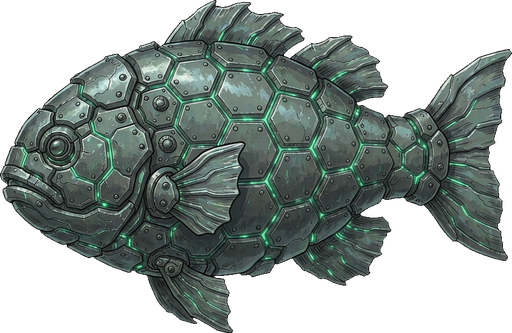
#> input picture cocos/assets/resources/fish/armor.png, 512 x 333 px
$ python thin_fish.py ../cocos/assets/resources/fish/armor.png --out out.png
#> lines starting #> are read from the running program, lines starting #| are printed output that depends on the picture; after the words box and inside, x2 and y2 are one past the last pixel; in counts of white or black regions, pixels touching at a corner belong together
#!/usr/bin/env python
# -*- coding: utf-8 -*-
"""
背景鱼**减密**：把已经出好的一张 env 图里的小鱼（不是动态敌人，是烘进背景图的）
按"保留 N 条"的要求去掉一部分，**其余像素一个不动**。

为什么要在图上做，而不是重出：
  用户定的是「v4b + 背景鱼稀疏点 + 保持和现存图一致」⇒ 这是**定稿上的密度调整**，
  不是重画。重出会把构图/配色/曝光全部换一遍，等于推翻刚拍板的版本。

做法（全部纯 numpy + PIL，不依赖 cv2/scipy）：
  1. 灰度 → **分块中值**估"水背底"（块 24px：水是低频的，鱼是高频的 ⇒ 中值天然忽略鱼）
  2. `d = 灰度 − 背底` ⇒ 鱼 = |d| 超阈值的小团（**符号无关**：背光鱼比水暗、受光鱼比水亮，两种都有）
  3. 形态学开运算去掉 1px 噪点 → **行段并查集**连通域标记（无 scipy 的做法）
  4. 逐团过滤：面积 / 外接框 / 填充率 / 峰值，外加两条"不是鱼"的排除：
       · **环带平坦度** —— 鱼四周是平静的水；岩壁里一切都在高频 ⇒ 环带 mask 密度高 ⇒ 排除
       · 底部海床区（y > 92%）整片排除（那里是烟囱/管虫，不是鱼）
  5. 按面积降序 + **最小间距**抽稀 ⇒ 保留的鱼**散开**，不会剩一坨（密度降了但"聚成团"更难看）
  6. 逐团**补洞**：从最近的"干净水"处整块搬一块同尺寸的贴图盖回来（保水色 + 保悬浮颗粒），
     洞口按高斯羽化 ⇒ 不留疤

用法：
    python tools/thin_fish.py <输入图> --out <输出前缀> --keep 16
    python tools/thin_fish.py <输入图> --out <前缀> --keep 16 --canvas 1536x984
    python tools/thin_fish.py <输入图> --out <前缀> --keep 16 --debug   # 另存一张红框标注图

`--keep` 是"**保留几条**"（不是比例）—— 因为观感取决于"屏幕上有几条"，跟原图有多少条无关。
"""
from __future__ import annotations

import argparse
from pathlib import Path

import numpy as np
from PIL import Image, ImageFilter

BLOCK = 24          # 背底估计的块尺寸（px）
MIN_AREA = 6        # 小于这个像素数的团当噪声
MAX_AREA = 900      # 大于这个像素数的团当岩壁/烟柱
MAX_SIDE = 64       # 外接框长边上限
RING_FLAT = 0.45    # 环带里"高频像素"占比上限（超过 ⇒ 判定为岩壁内部）
BED_TOP = 0.92      # 百分比：这条线以下不算鱼（海床/烟囱）
MIN_GAP = 110       # 保留鱼之间的最小间距（px）—— 防止"少而聚"
LUMA = np.array([0.299, 0.587, 0.114], np.float32)

# ── 严判（fish-only）：只认"开阔水域里细长的小鱼"，其余高频一律放过 ──
# 宽松阈值会把气泡/悬浮颗粒/烟柱边缘全抓进来（v4b 宽判 1544团 vs 严判 112条）
FISH_TOP = 0.04     # 上边 4% 不算（水面高光带）
FISH_BOT = 0.68     # 下 32% 不算（海床/烟柱/礁石全在这里；鱼群下沿实测≈0.62）
FISH_AR_LO = 1.5# 鱼必细长；太圆的是气泡/光斑
FISH_AR_HI = 5.5    # 细过这个是裂纹/水痕，不是鱼
FISH_FILL = 0.20    # 外接框填充率下限（鱼身是实心的，裂纹是空的）
FISH_A_MIN = 8
FISH_A_MAX = 1200   # 严判要能抓"近处大鱼"（v4b 里最大的鱼 1087px，500 会漏）
FISH_SIDE = 90      # 同上：外接框长边上限（严判单独一份，别改宽判的 MAX_SIDE）


def _label(mask: np.ndarray):
    """行段 + 并查集的连通域标记（无 scipy）。返回 (labels, n)。"""
    h, w = mask.shape
    parent: list[int] = []

    def find(a: int) -> int:
        while parent[a] != a:
            parent[a] = parent[parent[a]]
            a = parent[a]
        return a

    def union(a: int, b: int) -> None:
        ra, rb = find(a), find(b)
        if ra != rb:
            parent[rb] = ra

    runs = np.zeros(mask.shape, np.int32) - 1
    prev: list[tuple[int, int, int]] = []
    for y in range(h):
        row = mask[y].view(np.int8)
        idx = np.flatnonzero(np.diff(np.concatenate(([0], row, [0]))))
        cur = []
        for s, e in zip(idx[0::2], idx[1::2]):
            lb = len(parent)
            parent.append(lb)
            cur.append((int(s), int(e), lb))
            for ps, pe, plb in prev:
                if ps < e and s < pe:
                    union(lb, plb)
        for s, e, lb in cur:
            runs[y, s:e] = lb
        prev = cur

    lab = np.zeros(mask.shape, np.int32) - 1
    n = 0
    remap: dict[int, int] = {}
    ys, xs = np.nonzero(runs >= 0)
    for y, x in zip(ys.tolist(), xs.tolist()):
        r = find(int(runs[y, x]))
        if r not in remap:
            remap[r] = n
            n += 1
        lab[y, x] = remap[r]
    return lab, n


def _dilate(m: np.ndarray, r: int) -> np.ndarray:
    out = m.copy()
    for dy in range(-r, r + 1):
        for dx in range(-r, r + 1):
            src = np.roll(np.roll(m, dy, 0), dx, 1)
            out |= src
    return out


def background(gray: np.ndarray, block: int = BLOCK) -> np.ndarray:
    """分块中值估水背底：块内鱼只占少数像素 ⇒ 中值就是水。"""
    h, w = gray.shape
    bh, bw = h // block, w // block
    crop = gray[:bh * block, :bw * block].reshape(bh, block, bw, block)
    med = np.median(crop.transpose(0, 2, 1, 3).reshape(bh, bw, block * block), axis=2)
    small = Image.fromarray(np.clip(med, 0, 255).astype(np.uint8), 'L')
    return np.asarray(small.resize((w, h), Image.BILINEAR), np.float32)


def detect(rgb: np.ndarray, verbose=True, fish_only=True):
    """检鱼团。`fish_only=True` 时只认**开阔水域里细长的小鱼**（严判）。

    ⚠️ 宽判（fish_only=False）会把气泡 / 悬浮颗粒 / 烟柱边缘全抓进来
    （v4b 实测宽判 1544 团 vs 严判 112 条）⇒ 减密必须用严判，否则整张图被抠烂。
    """
    gray = rgb @ LUMA
    bg = background(gray)
    d = gray - bg
    h, w = gray.shape
    if fish_only:
        y_lo, y_hi = int(h * FISH_TOP), int(h * FISH_BOT)
    else:
        y_lo, y_hi = 0, int(h * BED_TOP)
    water = d[y_lo:y_hi]

    mad = np.median(np.abs(water - np.median(water)))
    sigma = 1.4826 * mad
    thr = max(7.0, 4.0 * sigma)
    if verbose:
        print(f'  判定带y∈[{y_lo},{y_hi}) ({y_lo/h:.0%}~{y_hi/h:.0%})'
              f'  灰度 MAD σ={sigma:.2f} ⇒ 阈值 |d| > {thr:.1f}'
              f'{"（严判：只认细长小鱼）" if fish_only else "（宽判）"}')

    m = np.abs(d) > thr
    m[:y_lo] = False
    m[y_hi:] = False
    # 开运算：先腐蚀后膨胀，去掉 1px 噪点
    er = m.copy()
    for dy in (-1, 0, 1):
        for dx in (-1, 0, 1):
            er &= np.roll(np.roll(m, dy, 0), dx, 1)
    m = _dilate(er, 1)

    lab, n = _label(m)
    if n == 0:
        return [], gray, bg, d, thr, None

    flat = lab.ravel()
    idx = np.flatnonzero(flat >= 0)
    counts = np.bincount(flat[idx], minlength=n)
    ys, xs = np.divmod(idx, w)
    y0 = np.full(n, 10 ** 9); y1 = np.full(n, -1)
    x0 = np.full(n, 10 ** 9); x1 = np.full(n, -1)
    np.minimum.at(y0, flat[idx], ys); np.maximum.at(y1, flat[idx], ys)
    np.minimum.at(x0, flat[idx], xs); np.maximum.at(x1, flat[idx], xs)
    peak = np.zeros(n)
    np.maximum.at(peak, flat[idx], np.abs(d).ravel()[idx])
    sel = flat[idx]
    cy = np.bincount(sel, weights=ys, minlength=n) / np.maximum(1, counts)
    cx = np.bincount(sel, weights=xs, minlength=n) / np.maximum(1, counts)

    a_min, a_max = (FISH_A_MIN, FISH_A_MAX) if fish_only else (MIN_AREA, MAX_AREA)
    ar_lo, ar_hi = (FISH_AR_LO, FISH_AR_HI) if fish_only else (1.0, 99.0)
    fill_min = FISH_FILL if fish_only else 0.15

    comps = []
    for i in range(n):
        a = int(counts[i])
        if a < a_min or a > a_max:
            continue
        sy, sx = int(y1[i] - y0[i] + 1), int(x1[i] - x0[i] + 1)
        if max(sy, sx) > (FISH_SIDE if fish_only else MAX_SIDE) or min(sy, sx) < 2:
            continue
        ar = max(sy, sx) / min(sy, sx)
        if ar < ar_lo or ar > ar_hi:
            continue
        fill = a / (sy * sx)
        if fill < fill_min:
            continue
        # 环带平坦度：鱼四周该是平整的水（岩壁内部处处高频 ⇒ 环带密度爆表）
        pad = 6
        ry0, ry1 = max(0, int(y0[i]) - pad), min(h, int(y1[i]) + pad + 1)
        rx0, rx1 = max(0, int(x0[i]) - pad), min(w, int(x1[i]) + pad + 1)
        sub = m[ry0:ry1, rx0:rx1]
        core = lab[ry0:ry1, rx0:rx1] == i
        ring = _dilate(core, 5) & ~_dilate(core, 2)
        ring_density = float((sub & ring).sum()) / max(1, int(ring.sum()))
        if ring_density > RING_FLAT:
            continue
        comps.append(dict(id=i, area=a, y0=int(y0[i]), y1=int(y1[i]),
                          x0=int(x0[i]), x1=int(x1[i]), cy=float(cy[i]),
                          cx=float(cx[i]), peak=float(peak[i]),
                          ring=ring_density))
    comps.sort(key=lambda c: -c['area'])
    return comps, gray, bg, d, thr, lab


def pick(comps, keep, gap=MIN_GAP):
    """按面积降序贪心，且保留者之间至少隔 gap —— 让剩下的鱼散开。"""
    kept = []
    for c in comps:
        if all((c['cx'] - k['cx']) ** 2 + (c['cy'] - k['cy']) ** 2 >= gap * gap for k in kept):
            kept.append(c)
        if len(kept) >= keep:
            break
    return kept


def pick_auto(comps, keep, gap_lo=32, gap_hi=400):
    """二分找**最小**间距，使保留数刚好≥ keep —— 即"要N 条就放它们最近"。

    ⚠️ 为什么不能固定 gap：`gap` 太大时不管怎么贪心都放不下 N 条（实测 L1 目标 123 条
    在 gap=110 下最多只放得下 28 条）⇒ 密度对齐目标就落空了。
    `gap_lo` 必须**小于**最终解，否则二分区间不含答案。
    先按目标条数反解间距，才真正做到"和现存图一致"。
    """
    if keep >= len(comps):
        return pick(comps, keep, gap=0)
    best = None
    lo, hi = gap_lo, gap_hi
    for _ in range(14):
        mid = (lo + hi) / 2
        k = pick(comps, keep, gap=mid)
        if len(k) >= keep:
            best = (mid, k)
            hi = mid
        else:
            lo = mid
    if best is None:
        return pick(comps, keep, gap=gap_lo)
    return best[1]


# [110 lines left out: functions _gauss, _norm_blur, inpaint, not called in this run]


def thin(rgb: np.ndarray, keep_n: int, gap=32, rounds=6, verbose=True):
    """把env 图里的鱼减到 `keep_n` 条（严判口径），**迭代到收敛**。

    为什么要迭代（V6.69 反复踩的坑）：
      · **检出的是"团"不是"条"** —— 一条鱼常被切成 2~3 团 ⇒ "保留 51 团" ≠ "51 条鱼"，
        一次补洞后再量往往 **超**目标（L4：目标 51 → 补完量到 72）。
      · 补洞的过渡边本身也可能造出可检出的团。
    ⇒ 每轮：检测 → 二分选保留 → 按 mask 填色 → **重新检测**，
      把"离已保留鱼太近的新团"也并入待删，直至连续两轮总数不再下降。
    返回 (结果图, 保留团列表, 轮次日志)。
    """
    cur = rgb
    log = []
    keep_xy: list[tuple[float, float]] = []
    for r in range(rounds):
        comps, gray, bg, d, thr, lab = detect(cur, verbose=False)
        if not comps:
            break
        # ⚠️ **已经保留的鱼必须先"认领"**，否则第 2 轮它会被当成待删删掉
        #（一条鱼常被切成多个团，重检测位置也会漂几 px ⇒ 用 24px 容差认领）
        still = []
        rest = []
        for c in comps:
            near = min(((c['cx'] - x) ** 2 + (c['cy'] - y) ** 2) ** .5
                       for x, y in keep_xy) if keep_xy else 1e9
            (still if near <= 24 else rest).append(c)
        need = max(0, keep_n - len(still))
        extra = pick_auto(rest, need, gap_lo=gap) if need else []
        kid = {c['id'] for c in still} | {c['id'] for c in extra}
        # 认领不到的旧位置（本轮没被检出）也保留计数，避免"越迭代越少"
        keep_xy = [(c['cx'], c['cy']) for c in still + extra]
        drop = [c for c in comps if c['id'] not in kid]
        log.append(f'    轮{r + 1}: 检出 {len(comps)}  保留 {len(keep_xy)}'
                   f'（认领{len(still)} + 新选 {len(extra)}）  本轮删 {len(drop)}')
        if not drop or len(drop) == len(comps):
            break
        cur = inpaint(cur, drop, lab)
    if verbose:
        print('\n'.join(log))
        print(f'    ⇒ 迭代 {len(log)} 轮，累计保留 {len(keep_xy)} 团')
    return cur, keep_xy, log


def luma_stats(im: Image.Image):
    g = im.convert('L')
    hist = g.histogram()
    tot = sum(hist)
    bright = 100.0 * sum(hist[91:]) / tot
    mean = sum(i * c for i, c in enumerate(hist)) / tot
    p = [luma_pct(g, q) for q in (50, 98, 99)]
    return bright, mean, p


def luma_pct(g: Image.Image, q: float) -> float:
    h = g.histogram()
    tot = sum(h)
    acc, target = 0, tot * q / 100.0
    for i, c in enumerate(h):
        acc += c
        if acc >= target:
            return float(i)
    return 255.0


# [5 lines left out: function measure, not called in this run]


def main() -> int:
    ap = argparse.ArgumentParser()
    ap.add_argument('src')
    ap.add_argument('--out', required=True)
    ap.add_argument('--keep', type=int, default=None, help='保留几条鱼（与 --keep-frac 二选一）')
    ap.add_argument('--keep-frac', type=float, default=None, help='保留比例 0~1（按检出总数）')
    ap.add_argument('--gap', type=int, default=32, help='保留鱼之间的最小间距 px 下限（防"少而聚"；默认 32 交给二分反解）')
    ap.add_argument('--match', default=None, help='参照图路径：按它的鱼条数对齐（"和现存图一致"）')
    ap.add_argument('--auto-gap', action='store_true',
                    help='二分反解最小间距以放满 --keep/--match 的条数（默认开，--fixed-gap 关）')
    ap.add_argument('--fixed-gap', action='store_true', help='用固定 --gap，不用二分反解')
    ap.add_argument('--canvas', default=None, help='如 1536x984：中心裁到该画布（与现存图一致）')
    ap.add_argument('--wide', action='store_true', help='宽判（把气泡/颗粒/烟柱边缘也算进来）—— 减密别用')
    ap.add_argument('--rounds', type=int, default=6, help='迭代收敛轮数上限（检出的是"团"不是"条"，一次必偏多）')
    ap.add_argument('--measure-only', action='store_true', help='只量鱼密度，不出图')
    ap.add_argument('--debug', action='store_true')
    a = ap.parse_args()
    a.auto_gap = not a.fixed_gap

    src = Image.open(a.src).convert('RGB')
    print(f'[{Path(a.src).name}] {src.size[0]}x{src.size[1]}')
#| [armor.png] 512x333

    # ⚠️ 先裁到目标画布再检测 —— 判定带是**按画布比例**算的
    #（1024 高图上66% 与 984 高图上 66% 差 26px 判定区，会切掉最下一排鱼）
    if a.canvas:
        cw, ch = (int(v) for v in a.canvas.lower().split('x'))
        w0, h0 = src.size
        if (cw, ch) != (w0, h0):
            src = src.crop(((w0 - cw) // 2, (h0 - ch) // 2,
                            (w0 - cw) // 2 + cw, (h0 - ch) // 2 + ch))
            print(f'  画布中心裁 {w0}x{h0} -> {src.size[0]}x{src.size[1]}（与现存图一致）')

    rgb = np.asarray(src, np.float32)
    if a.measure_only:
        n = len(detect(rgb, fish_only=not a.wide, verbose=False)[0])
        print(f'  鱼团{n} 条| {n / (src.size[0] * src.size[1] / 1e6):.1f} 条/百万像素')
        return 0

    if a.keep is not None:
        keep_n = a.keep
    elif a.keep_frac is not None:
        n0 = len(detect(rgb, fish_only=not a.wide, verbose=False)[0])
        keep_n = max(1, int(round(n0 * a.keep_frac)))
    elif a.match is not None:
        keep_n = measure(a.match)
        print(f'  参照 {Path(a.match).name} ⇒ 目标保留 {keep_n} 条（迭代收敛口径）')
    else:
        keep_n = 16
    gap_txt = f'间距二分反解，下限 {a.gap}px' if a.auto_gap else f'间距下限 {a.gap}px（固定）'
    print(f'  {gap_txt}')

    out, keep_xy, log = thin(rgb, keep_n, gap=a.gap, rounds=a.rounds)
#> the loop in thin, `for r in range(rounds):` made 1 pass
#> (mad in detect, sigma in detect, thr, counts in detect, x1 in detect) on pass 1: (15.38, 22.8, 91.22, [9, 12, 108, 185, 36, 538, 32, 12, 9, 112, 15, 12, 23, 9], [-1, -1, -1, -1, -1, -1, -1, -1, -1, -1, -1, -1, -1, -1])
#> pass 1, in detect, `d = gray - bg`:
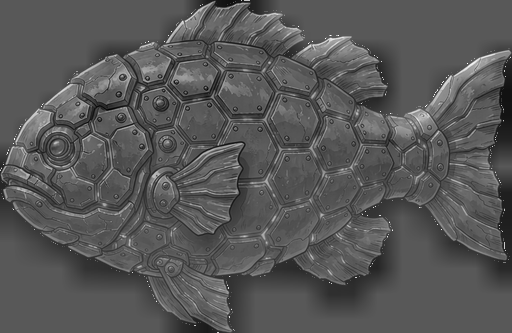
#> d: shape (333, 512) float32; min -136, max 255, mean -1.8; drawn with min black and max white
#> pass 1, in detect, `water = d[y_lo:y_hi]`:
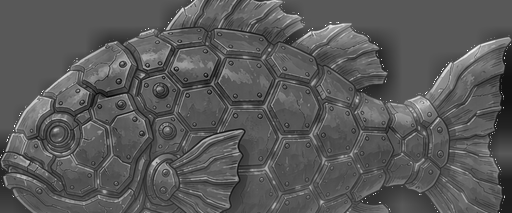
#> water: shape (213, 512) float32; min -136, max 255, mean 1.2; drawn with min black and max white
#> after the loop in thin, `for r in range(rounds):`: log = ['    轮1: 检出 5  保留 5（认领0 + 新选 5）  本轮删 0']
#|     轮1: 检出 5  保留 5（认领0 + 新选 5）  本轮删 0
#|     ⇒ 迭代 1 轮，累计保留 5 团
#> keep_xy = [(506.5, 103.6), (474.7, 65.62), (333.8, 40.97), (182.8, 77.31), (48, 120)]; log = ['    轮1: 检出 5  保留 5（认领0 + 新选 5）  本轮删 0']

    if a.debug:
        comps, *_ = detect(out, verbose=False)
        dbg = out.copy()
        for c in comps:
            col = (40, 255, 90)
            dbg[c['y0']:c['y1'] + 1, c['x0']:c['x0'] + 2] = col
            dbg[c['y0']:c['y1'] + 1, c['x1'] - 1:c['x1'] + 1] = col
            dbg[c['y0']:c['y0'] + 2, c['x0']:c['x1'] + 1] = col
            dbg[c['y1'] - 1:c['y1'] + 1, c['x0']:c['x1'] + 1] = col
        pp = Path(a.out).with_name(Path(a.out).name + '_debug')
        Image.fromarray(np.clip(dbg, 0, 255).astype(np.uint8)).save(pp.with_suffix('.png'))
        print(f'  -> {pp.with_suffix(".png")}（绿框 = 最终保留的鱼）')

    final_n = len(detect(out, verbose=False)[0])
#> call 2 of detect, with verbose = False, fish_only = True
#> in detect (call 2), `m = np.abs(d) > thr`:
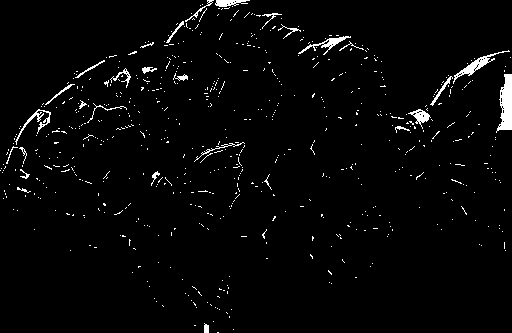
#> m: shape (333, 512) bool; 2.6% white; 647 white regions (618 under 20 px), largest, box (x1, y1, x2, y2) and area: (496, 74, 512, 133) 583, (453, 50, 510, 84) 318, (298, 36, 351, 55) 225
#> after the loop in detect (call 2), `for dy in (-1, 0, 1):`:
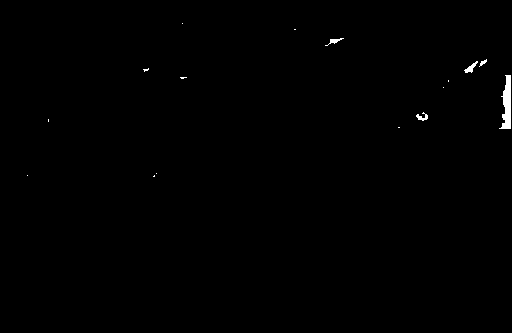
#> er: shape (333, 512) bool; 0.36% white; 16 white regions (11 under 20 px), largest, box (x1, y1, x2, y2) and area: (499, 75, 511, 129) 386, (464, 61, 478, 73) 65, (416, 112, 428, 121) 52, (325, 38, 344, 46) 48, (479, 59, 487, 67) 26
#> after the loop in _dilate (call 12), `for dy in range(-r, r + 1):`:
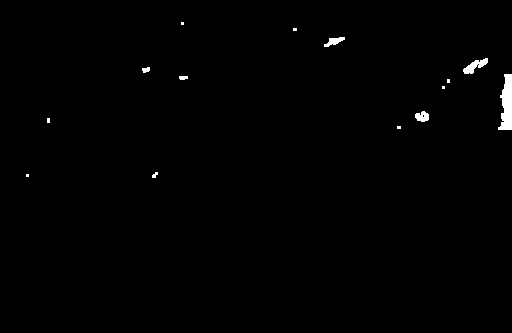
#> out: shape (333, 512) bool; 0.65% white; 14 white regions (7 under 20 px), largest, box (x1, y1, x2, y2) and area: (498, 74, 512, 130) 538, (463, 58, 488, 74) 185, (415, 111, 429, 122) 112
#> the loop in _label (call 2), `for y in range(h):` made 333 passes
#> idx on passes 23 to 25: [181, 184], [181, 184], [181, 184]
#> after the loop in _label (call 2), `for y in range(h):`:
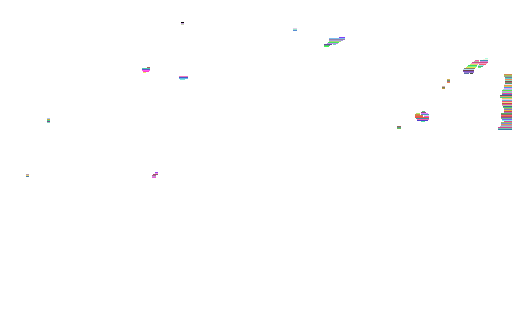
#> runs: shape (333, 512) int32; 146 distinct labels, from -1 to 144; one colour per label, 0 black, -1 white
#> after the loop in _label (call 2), `for y in range(h):`: parent = 145 values, max 144 at index 143, min 1 at index 0, mean 73.54
#> in _label (call 2), `ys, xs = np.nonzero(runs >= 0)`: ys = 1112 values from 22 to 177; xs = 1112 values, max 511 at index 357, min 26 at index 1086, mean 430.4
#> the loop in _label (call 2), `for y, x in zip(ys.tolist(), xs.tolist()):` made 1112 passes
#> (y, x, r) on passes 1 to 8: (22, 181, 2), (22, 182, 2), (22, 183, 2), (23, 181, 2), (23, 182, 2), (23, 183, 2), (24, 181, 2), (24, 182, 2)
#> after the loop in _label (call 2), `for y, x in zip(ys.tolist(), xs.tolist()):`: n = 14; remap = 14 items
#> in detect (call 2), `idx = np.flatnonzero(flat >= 0)`: idx = 1112 values from 11445 to 90779
#> in detect (call 2), `ys, xs = np.divmod(idx, w)`: ys = 1112 values from 22 to 177
#> in detect (call 2), `sel = flat[idx]`: sel = 1112 values, max 13 at index 1086, min 0 at index 0, mean 5.08
#> the loop in detect (call 2), `for i in range(n):` made 14 passes
#> (a, sy, sx, ar) on passes 1, 2, 5, 8, 9, 10, 12, 13: (9, 3, 3, 1), (12, 3, 4, 1.33), (36, 6, 8, 1.33), (12, 4, 3, 1.33), (9, 3, 3, 1), (112, 11, 14, 1.27), (12, 3, 4, 1.33), (23, 6, 6, 1)
#> after the loop in detect (call 2), `for i in range(n):`: comps = 5 items
#> final_n = 5
    print(f'  收敛后实测{final_n} 条 | 目标 {keep_n} 条'
          f'（{"达标" if final_n <= keep_n * 1.15 else "仍偏多，请调 --keep"}）')
#|   收敛后实测5 条 | 目标 16 条（达标）
    im = Image.fromarray(np.clip(out, 0, 255).astype(np.uint8))


    op = Path(a.out)
    im.save(op.with_suffix('.png'))
    # ⚠️ quality 必须 95（= 现存游戏 webp 的档，反推自字节数112614@1536x984）。
    # 降到 82 会引入 8x8 块伪影，`measure_fish` 把它当鱼检出（L4 实测 60 → 89 条），
    # 也会让画面出现"看不见但存在"的块噪声。
    im.save(op.with_suffix('.webp'), quality=95, method=6)
    W, H = im.size
    s = max(1304 / W, 749 / H)
    big = im.resize((int(W * s + 0.5), int(H * s + 0.5)), Image.LANCZOS)
    big.crop(((big.width - 1304) // 2, (big.height - 749) // 2,
              (big.width - 1304) // 2 + 1304, (big.height - 749) // 2 + 749)) \
       .save(op.with_name(op.stem + '_ingame.png'))
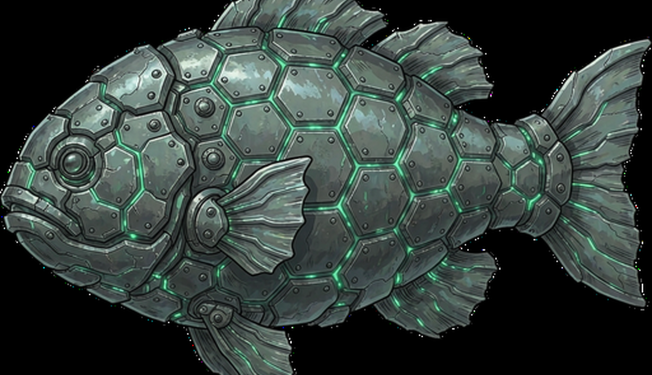
#> saved as out_ingame.png: PIL image 1304x749 RGB (shown at 1/2 size); mean R, G, B 52.5, 63, 59.1

    b, m, (p50, p98, p99) = luma_stats(im)
#> in luma_stats, `hist = g.histogram()`: hist = 256 values, max 68687 at index 0, min 0 at index 254, mean 666
#> in luma_stats, `tot = sum(hist)`: tot = 170496
#> in luma_stats, `bright = 100.0 * sum(hist[91:]) / tot`: bright = 26.43
#> in luma_stats, `mean = sum(i * c for i, c in enumerate(hist)) / tot`: mean = 53.38
#> in luma_pct, `h = g.histogram()`: h has the same summary as hist in luma_stats
#> in luma_pct, `tot = sum(h)`: tot = 170496
#> in luma_pct, `acc, target = 0, tot * q / 100.0`: acc = 0; target = 85248
#> the loop in luma_pct, `for i, c in enumerate(h):` made 54 passes
#> (c, acc) on passes 1 to 8: (68687, 68687), (641, 69328), (259, 69587), (81, 69668), (89, 69757), (92, 69849), (109, 69958), (102, 70060)
#> after the loop in luma_pct, `for i, c in enumerate(h):`: acc = 85521
#> the loop in luma_pct, `for i, c in enumerate(h):` made 179 passes
#> after the loop in luma_pct, `for i, c in enumerate(h):`: acc = 167157
#> the loop in luma_pct, `for i, c in enumerate(h):` made 199 passes
#> after the loop in luma_pct, `for i, c in enumerate(h):`: acc = 168840
#> in luma_stats, `p = [luma_pct(g, q) for q in (50, 98, 99)]`: p = [53, 178, 198]
#> b = 26.43; m = 53.38; p50 = 53; p98 = 178; p99 = 198
    print(f'  亮部(>90) {b:.1f}% | 均值 {m:.1f} | p50/p98/p99 {p50:.0f}/{p98:.0f}/{p99:.0f}')
#|   亮部(>90) 26.4% | 均值 53.4 | p50/p98/p99 53/178/198
    print(f'  L4 判据（局部光源）：p99>=130 {"PASS" if p99 >= 130 else "FAIL"} | 亮部>=1.5% '
          f'{"PASS" if b >= 1.5 else "FAIL"}')
#|   L4 判据（局部光源）：p99>=130 PASS | 亮部>=1.5% PASS
    print(f'  -> {op.with_suffix(".png")} | {op.with_suffix(".webp")} | {op.stem}_ingame.png')
    return 0


if __name__ == '__main__':
    raise SystemExit(main())
#> (the program exits here)
